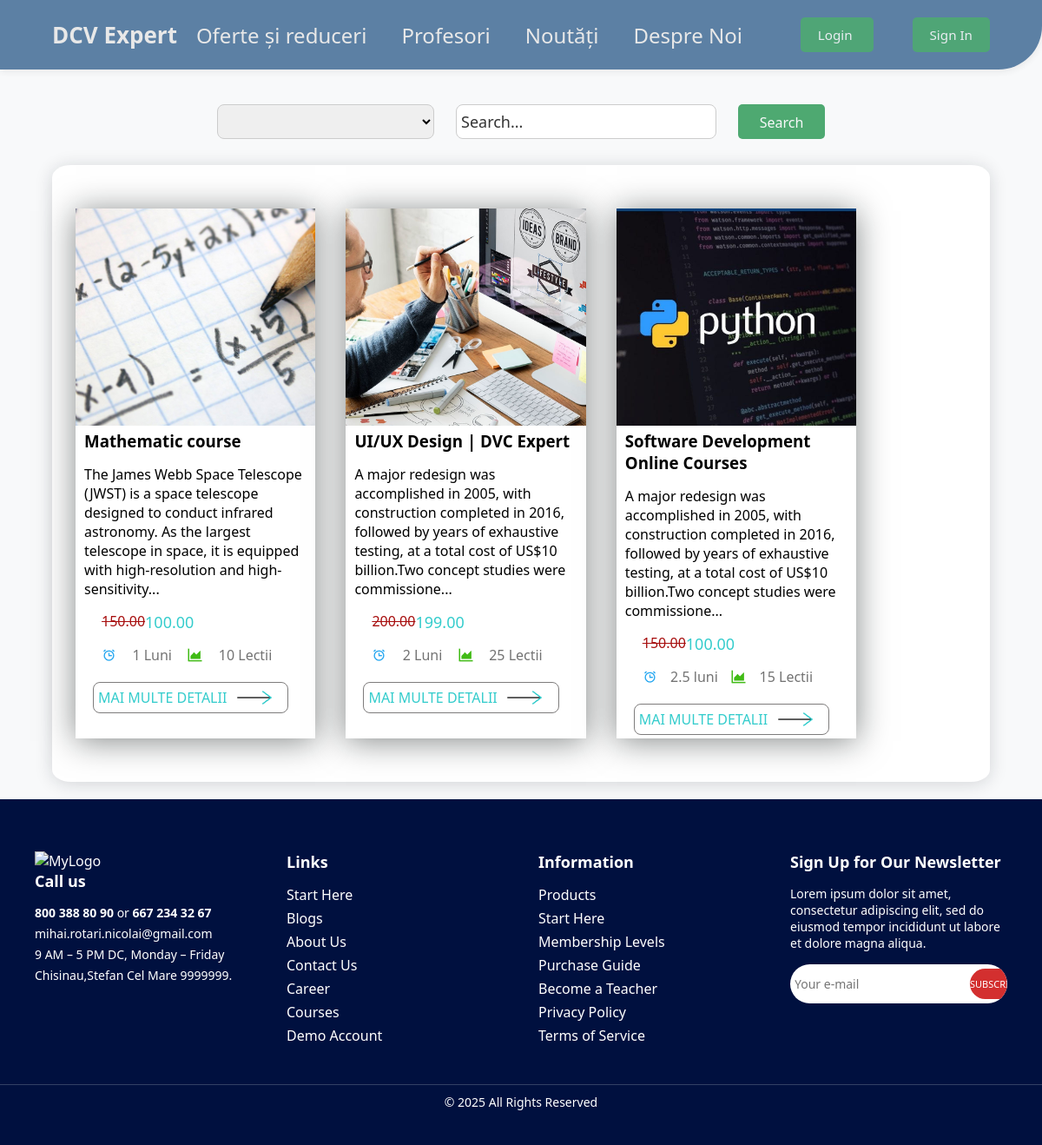
Page /courses/ on the earlier database version.
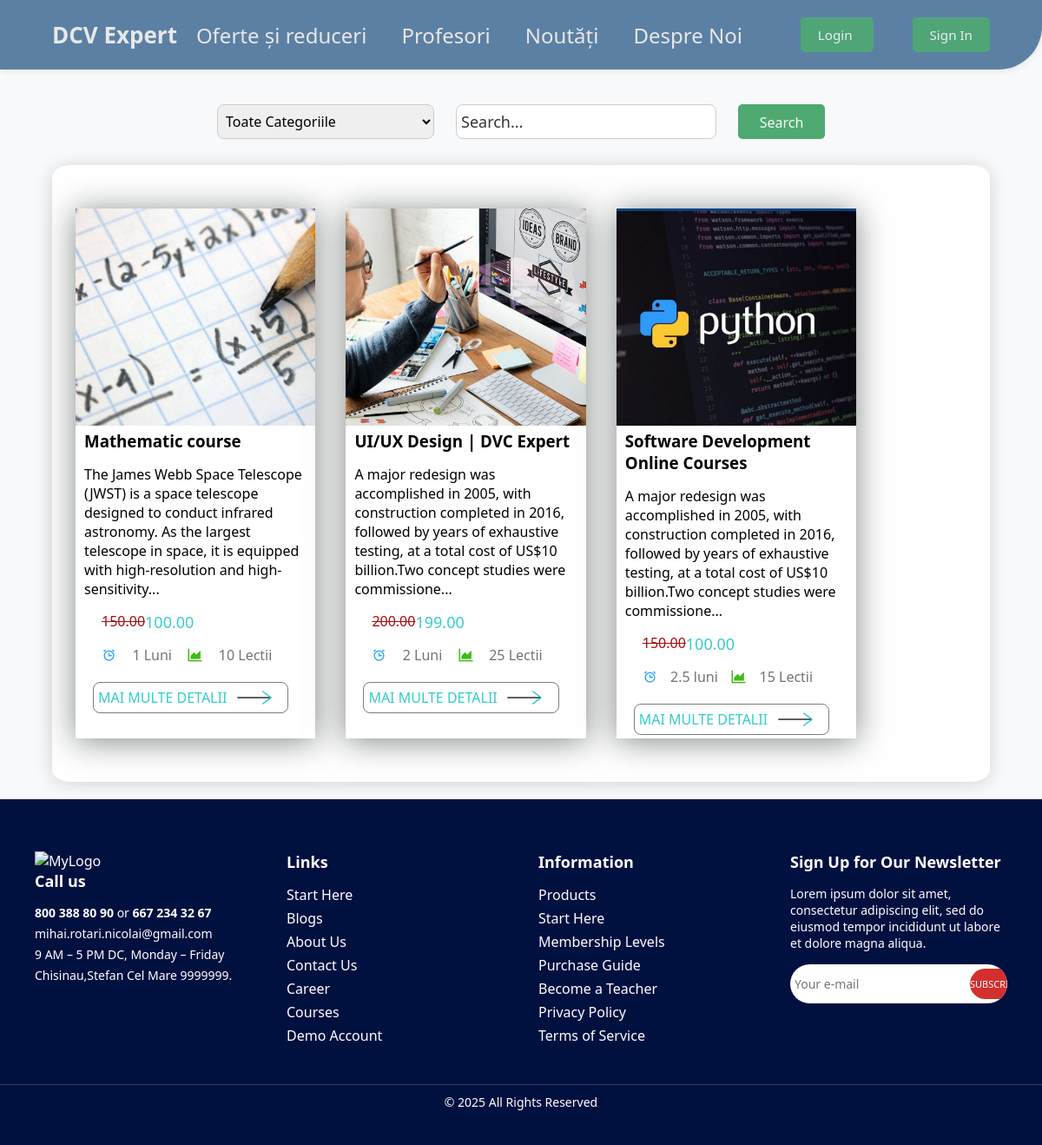
Same page on the later database version.
### DCVExpert/models.py (models this page shows, shortened)
class CoursCategory(models.Model):
    Category_name = models.CharField(max_length=255)

### DCVExpert/views.py (the view)
# urls.py: path('courses/', courses, name='courses'),
def courses(request):
    try:
        courses = Course.objects.filter(is_visibil=True)
        categories = CoursCategory.objects.all()
        template = loader.get_template('DCVExpert/products.html')
        context = {'courses': courses,'categories':categories}
    except Poll.DoesNotExist:
        raise Http404("Poll does not exist")
    return HttpResponse(template.render(context, request))

### DCVExpert/templates/DCVExpert/products.html (shortened to what this page needs)
{% extends 'DCVExpert/template_base.html' %}
{% load static %}
    {% block css %}
    <link rel="stylesheet" href="{% static 'css/style_products.css' %}">
    {% endblock %}
    {% block content %}
    <section class="searchbar">
            <div class="row justify-content-center">
                <div class="col-md-6">
                    <form method="GET" action="{% url 'courses_list' %}">
                        <div class="input-group mb-3">
                            <select class="form-select" name="category_id" style="max-width: 250px;">
                                <option selected>{{ categories.3.Category_name }}</option>
                                </select>
                            <input type="text" name="search_query" class="form-control" placeholder="Search...">
                            <button class="btn btn-primary" type="submit">Search</button>
                        </div>
                    </form>
                </div>
            </div>
    </section>
    <section class="courses_section">
        <div class="Courses">
            {% for Cours in courses %}
            <div class="Cours">
                <div class="cours_img">
                    <img src="{{ Cours.photo.url }}" alt="Gourse groupe" class="cours_head_png">
                </div>
                <h3 class="cours_nam">{{ Cours.name }}</h3>
                <p class="cours_description">{{ Cours.about.short_description |slice:":190" }}...</p>
                <div class="cours_price">
                    <p class="old_price">{{ Cours.price.old_price }}</p>
                    <p class="actual_price">{{ Cours.price.new_price }}</p>
                </div>
                <div class="cours_details">
                    <img src="{% static 'img/course_detale_icons/icon akar-icons-calendar.png' %}" alt="Clock_icon"
                        class="cours_png">
                    <p class="cours_duration">{{ Cours.about.duration }}</p>
                    <img src="{% static 'img/course_detale_icons/icon ant-design-area-chart-outlined.png' %}" alt="chart_icon"
                        class="cours_png">
                    <p class="cours_lesson_count">{{ Cours.about.lesson_count }} Lectii</p>
                </div>
                <a href="{% url 'course' Cours.id %}" class="cours_learn_more">MAI MULTE DETALII</a>
            </div>
            {% endfor %}
        </div>
    </section>
    {% endblock %}

Differences in the rows shown:
added CoursCategory: category_id "Toate Categoriile"
